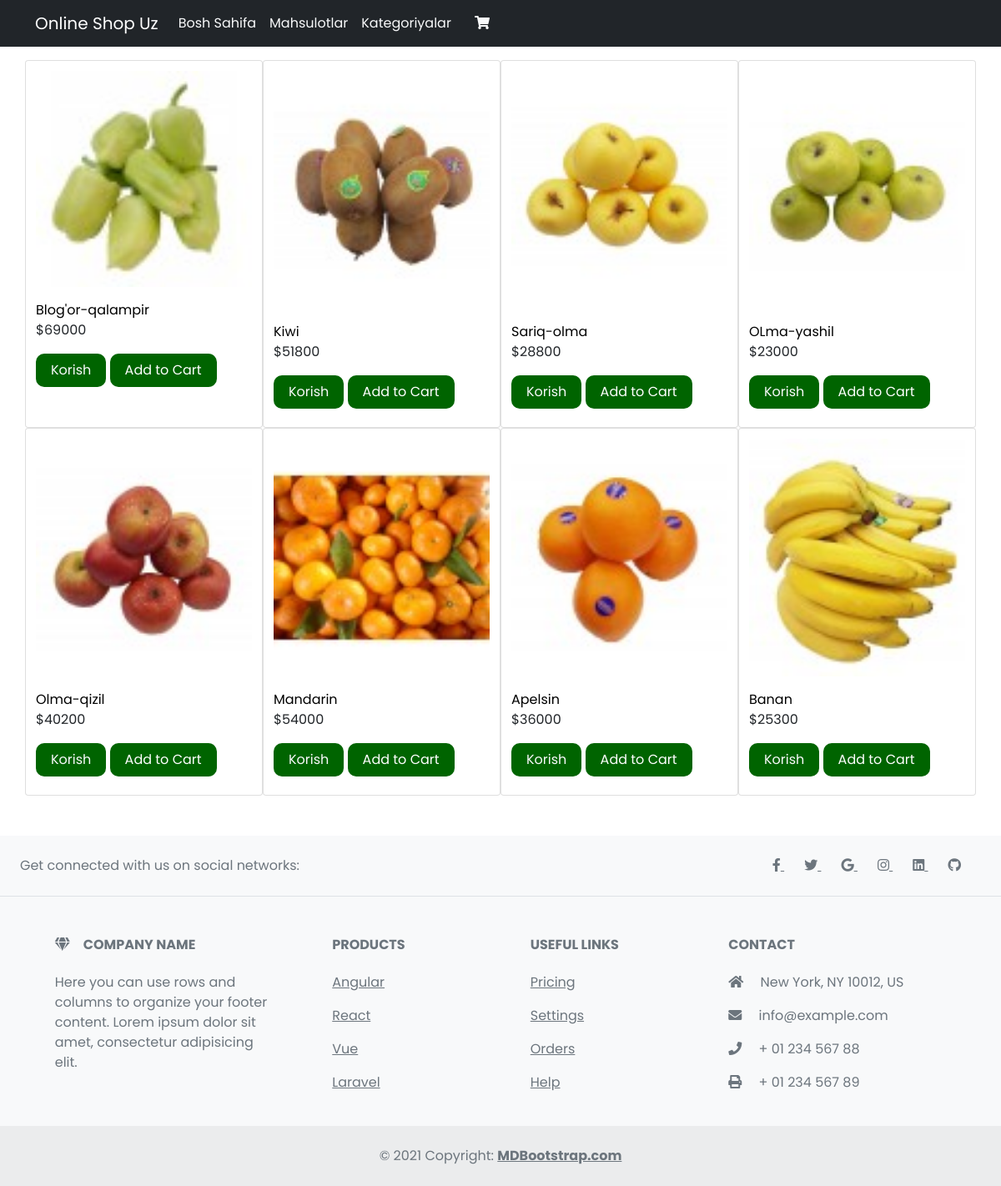
Page /detail/tag/3 on the committed database.
### shop/models.py (models this page shows, shortened)
class Product(models.Model):
    COLORS = (
        ('white', 'WHITE'),
        ('black', 'BLACK'),
        ('blue', 'BLUE'),
        ('green', 'GREEN'),
        ('yellow', 'YELLOW'),
        ('red', 'RED'),
        ('tomato', 'TOMATO'),
        ('pink', 'PINK'),
        ('teal', 'TEAL'),
        ('brown', 'BROWN'),
    )
    name = models.CharField("Name", max_length=100)
    slug = models.SlugField("*", max_length=100)
    category = models.ForeignKey(
        Category,
        on_delete=models.PROTECT,
        related_name='products'
        )
    image = models.ImageField("Product image", upload_to='product_images/')
    price = models.PositiveIntegerField("Price", default=0)
    description = models.TextField("About product")
    in_stock = models.PositiveIntegerField("Count", default=1)
    colors = models.ManyToManyField(Colors, related_name="colors", null=True, blank=True)
    discount = models.CharField("Discount", max_length=10, blank=True)
    class Meta:
        ordering = ["-id"]

### shop/views.py (the view)
# urls.py: path("detail/tag/<int:category_id>", views.tag_shop, name='tag'),
def tag_shop(request, category_id):
    related_product = Product.objects.filter(category=category_id)
    paginator = Paginator(related_product, 10)
    page_number = request.GET.get('page')
    page_obj = paginator.get_page(page_number)
    context = {
        'products': page_obj,
        'page_obj': page_obj,
    }
    return render(request, "shop.html", context)

### shop/context_pro.py (called while the page is built)
def view_all(request):
    context = {
        'banners': BannerHeader.objects.all(),
        'categories': Category.objects.all(),
    }
    return context

### templates/shop.html
{% extends 'base.html' %}
{% block content %}
<div class="container mt-3">
  <div class="row">
          {% for product in products %}
          <div class="card col-12 col-sm-6 col-md-4 col-lg-3">
            <img src="{{ product.image.url }}" alt="">
            <div class="content">
              <div class="row">
                <div class="details mt-3">
                  <a href="{% url 'store:detail' product.id %}" class="title">{{ product.name }}</a>
                  <p>${{ product.price }}</p>
                </div>
              </div>
              <div class="buttons">
                <button>
                <a href="{% url 'store:detail' product.id %}" class="text-light" style="text-decoration: none">
                  Korish
                </a>
                </button>
                <button class="cart-btn" onclick="AddToCart({{ product.id }})">Add to Cart</button>
              </div>
            </div>
          </div>
          {% endfor %}
        </div>
      </div>
      <br>
      <br>
      {% endblock %}

### staticfiles/css/style.css (style rules this page uses)
* { margin: 0; padding: 0; box-sizing: border-box; font-family: 'Poppins', sans-serif; }
.card { padding-top: 12px; padding-bottom: 12px; }
.buttons button { padding: 8px 18px; border: none; border-radius: 10px; background: darkgreen; color: #fff; margin-bottom: 10px; }
.title { color: #000; text-decoration: none; }

### templates/base.html (style rules this page uses)
* { margin: 0; padding: 0; box-sizing: border-box; font-family: 'Poppins', sans-serif; }
.card { padding-top: 12px; padding-bottom: 12px; }
.buttons button { padding: 8px 18px; border: none; border-radius: 10px; background: darkgreen; color: #fff; margin-bottom: 10px; }
.title { color: #000; text-decoration: none; }

### rows in the picture
Product: image (picture), name "Blog'or-qalampir", price "69000"
Product: image (picture), name "Kiwi", price "51800"
Product: image (picture), name "Sariq-olma", price "28800"
Product: image (picture), name "OLma-yashil", price "23000"
Product: image (picture), name "Olma-qizil", price "40200"
Product: image (picture), name "Mandarin", price "54000"
Product: image (picture), name "Apelsin", price "36000"
Product: image (picture), name "Banan", price "25300"
